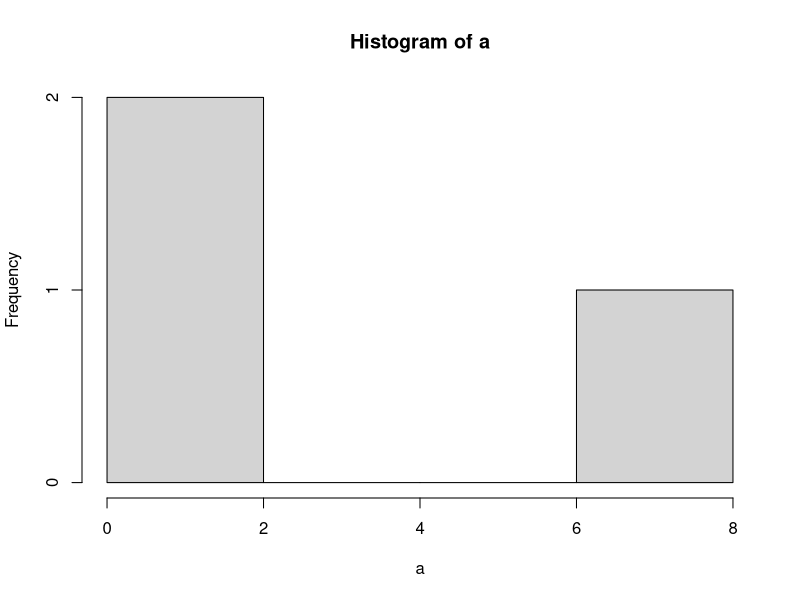
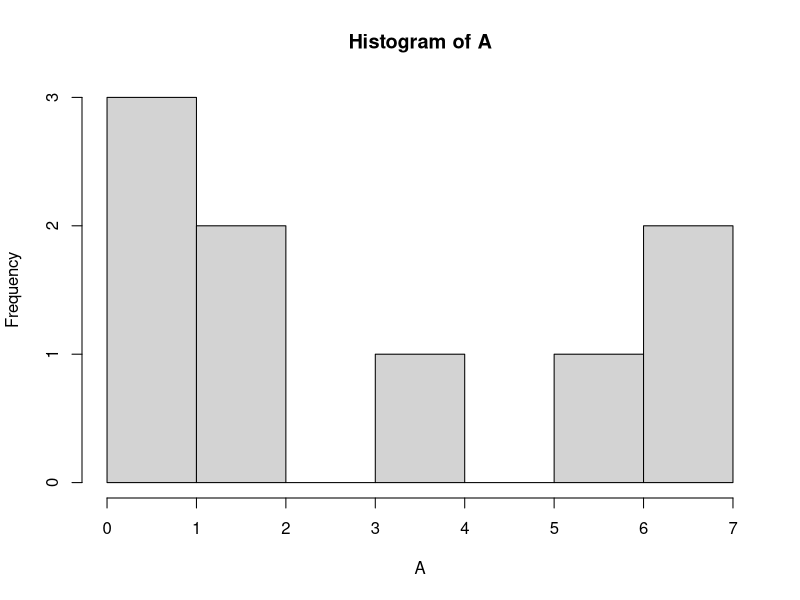
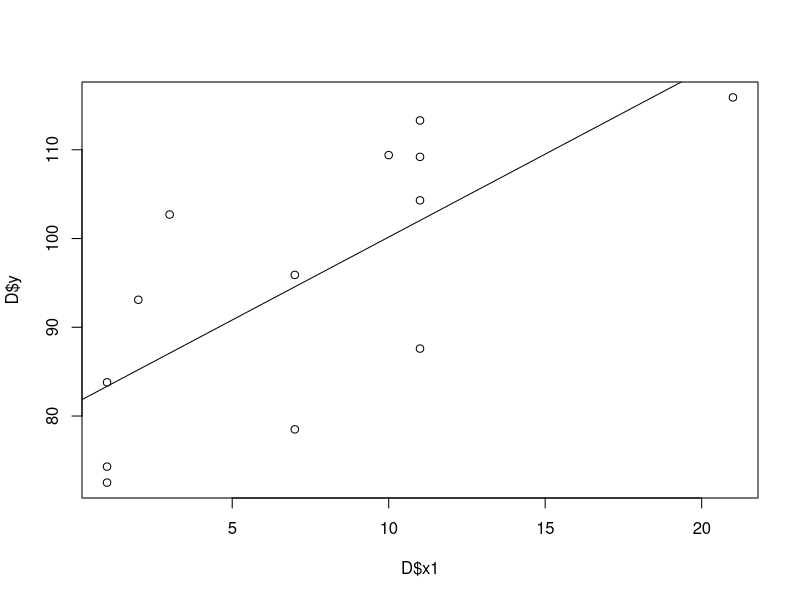

The R script that drew these images, in order:
#read.table("file.dat", header = TRUE)
data(cement, package="MASS")

# gives the first six rows of the `cement` data frame.
head(cement)

# gives the names of the variables included in the data frame.
names(cement)

# gives the dimension of the  data frame.
dim(cement)

# extract the y column from the cement data set
cement$y

# write cement data to a file "test.dat" 
write.table(cement, file= "test.dat", quote=FALSE)



## Vectors and Matrices

# we can create vectors
a <- c(1, 2, 7)
b <- c(a, 2, 4, 6, 0, 1, 7)

# we can create matrices
A <- matrix(b, ncol=3, byrow=TRUE)
# here, `byrow=TRUE` means that the matrix is filled row by row

# we can select an element
a[3]
# here: 7

# we can select an elemnt in a matrix by [i,j]
A[3,2]
# here: 1

# we can select multiple rows
A[1:2, ]
# which is done by [rows, columns]
# here we did row 1 to 2, with all columns

# appending a vector to a matrix:
Aa <- cbind(A, a)
Aa
# we can see that the vector is labelled in the matrix

# transpose, inverse, determinant, trace:
t(A) #transpose
solve(A) #inverse
det(A) #determinant
sum(diag(A)) #trace

# eigenvalues and eigenvectors
eigen(A)

# matrix multiplication
B <- matrix(1:12, ncol=3, nrow=4)
BA <-  B %*% A
BA


## Ordering

# ordered/sorted values of b
b
sort(b)

# order statistics of b, tells us where the smallest value is
order(b)

# other version for ordered/sorted values of b
b[order(b)]


## Statistical operations
a
mean(a) # mean of vector a
sd(a) # standard deviation of vector a
range(a) # range of vector a

A
colMeans(A) # means of the columns of matrix A
rowMeans(A) # means of the rows of matrix A

hist(a) # histogram of distribution of vector a
hist(A) # histogram of distribution of elements in matrix A

Z <- Aa
Z
var(Z) # variance of a data matrix Z
cor(Z) # correlation matrix of a data matrix Z

qnorm(0.99, 0, 1) # 99% quantile for a normal distribution mean=0, sd=1
qt(0.95, df=18) # 95% quantile for a t distribution with 18 degrees of freedom

D <- cement # dataframe D with variables x1, y
lm1 <- lm(y ~ x1, data=D) # linear model of the type y = a + b*x + error
plot(D$x1, D$y); abline(lm1) # scatterplot of the regression line obtained

n <- 50
a <- 0
b <- 1
m <- 0
s <- 1
runif(n, min=a, max=b) # n random samples from uniform on [a,b]
rnorm(n, mean=m, sd=s) # n random samples from normal distribution with mean=m, sd=s


## Basic Programming

# if then
a <- 4
if (a==0){ stop("invalid divisor")} else {10/a}

# for loop
for (i in 1:10){ cat('This is loop', i, '\n') }

# functions
max1 <- function(a, b=1) {
  result <-  max(a, b)
  return(result)
}

max1(0.5)
max1(0.5, 0)

# apply function onto matrices
A

apply(A, 1, sum) # applied a sum function across the rows of A

apply(A, 2, mean) # applied the mean function across the columns of A, = colMeans(A)
colMeans(A)


## Plotting and data visualisation


